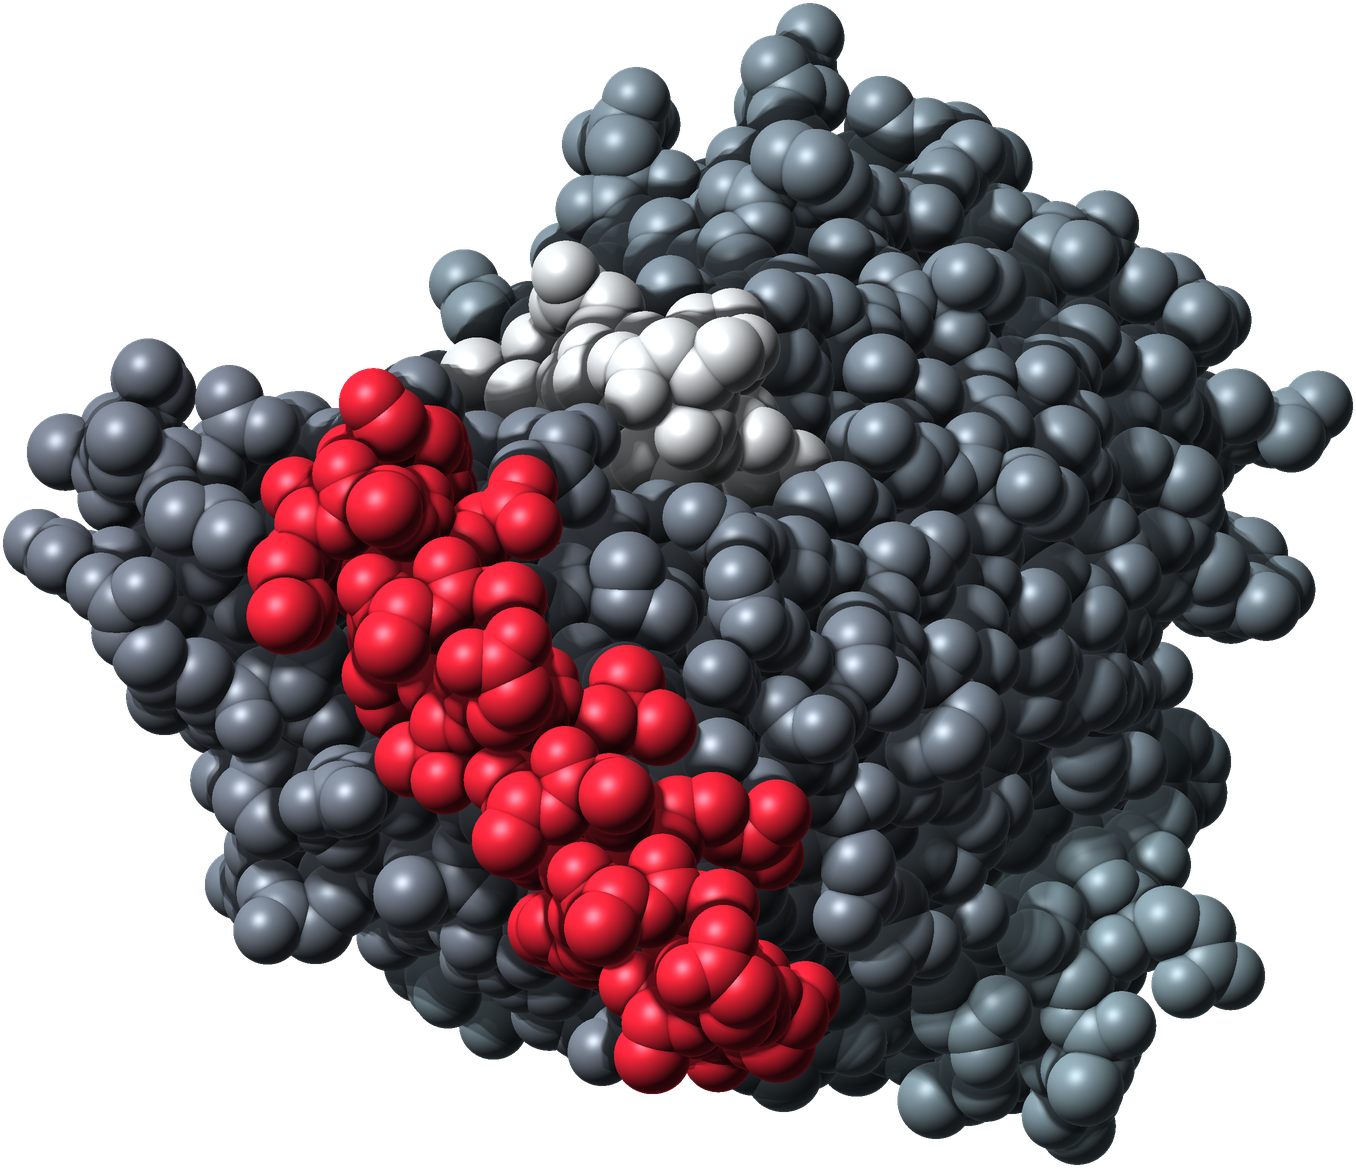

This chart was generated by the following Python code:
#!/usr/bin/env python3
"""StemSynergy hero: space-filling model of beta-catenin (armadillo repeats) bound to BCL9 and TCF4, PDB 2GL7 (Sampietro et al. 2006). Adapted from gammabiotherapeutics/ab.py.
Old doc: Gamma hero: space-filling model of an intact IgG antibody (PDB 1IGT, the first intact-antibody crystal structure); light chains in the logo cyan, heavy chains periwinkle-to-violet, glycans pale lilac. Adapted from cloverleafbio/trna.py.
Render the hero: a space-filling model of a real tRNA (yeast tRNA-Phe, PDB 1EHZ, 1.93 A crystal structure),
shaded like a material model (Lambert + rim + specular + depth-based ambient occlusion), backbone in Cloverleaf amber,
bases in ember, on transparent ground. Output: ab.png (RGBA)."""
import numpy as np, pathlib, sys
from PIL import Image, ImageFilter
def _box(a,r,ax):
    a=np.moveaxis(a,ax,0);p=np.concatenate([np.repeat(a[:1],r+1,0),a,np.repeat(a[-1:],r,0)]);c=np.cumsum(p,0)
    return np.moveaxis((c[2*r+1:]-c[:-2*r-1])/(2*r+1),0,ax)
def gaussian_filter(a,s):
    r=max(1,int(s*0.9))
    for _ in range(3): a=_box(_box(a,r,0),r,1)
    return a
H = pathlib.Path(__file__).resolve().parent
R = {'C':1.70,'N':1.55,'O':1.52,'P':1.80,'S':1.80}
xyz=[];el=[];bb=[];res=[];ch=[]
for l in open(H/'2gl7.pdb'):
    if l.startswith('ATOM') and l[21] in 'ABC':
        e=l[76:78].strip() or l[12:14].strip()[0]
        if e not in R: continue
        n=l[12:16].strip()
        xyz.append([float(l[30:38]),float(l[38:46]),float(l[46:54])]);el.append(e)
        bb.append(n in ('P','OP1','OP2','O5\'','C5\'','C4\'','O4\'','C3\'','O3\'','C2\'','O2\'','C1\'') )
        res.append(int(l[22:26]));ch.append(l[21] if l.startswith('ATOM') else 'G')
X=np.array(xyz);X-=X.mean(0)
# principal axes: view along the least-variance axis so the L lies flat to the camera
w,v=np.linalg.eigh(np.cov(X.T));V=v[:,::-1];P=X@V
def rot(a,ax):
    c,s=np.cos(a),np.sin(a)
    return {'x':np.array([[1,0,0],[0,c,-s],[0,s,c]]),'y':np.array([[c,0,s],[0,1,0],[-s,0,c]]),'z':np.array([[c,-s,0],[s,c,0],[0,0,1]])}[ax]
ang=[float(a) for a in (sys.argv[1:4] if len(sys.argv)>3 else (0.35,0.3,-0.6))]
P=P@rot(ang[0],'x').T@rot(ang[1],'y').T@rot(ang[2],'z').T
S=int(sys.argv[4]) if len(sys.argv)>4 else 1800
rad=np.array([R[e] for e in el])
lo=(P[:,:2]-rad[:,None]).min(0);hi=(P[:,:2]+rad[:,None]).max(0)
sc=S*0.9/(hi-lo).max();off=np.array([S,S])/2-(lo+hi)/2*sc
Z=np.full((S,S),-1e9);N=np.zeros((S,S,3));ID=np.full((S,S),-1)
for i in np.argsort(P[:,2]):
    cx,cy=P[i,:2]*sc+off;cy=S-cy;r=rad[i]*sc
    x0,x1=int(max(cx-r,0)),int(min(cx+r+1,S));y0,y1=int(max(cy-r,0)),int(min(cy+r+1,S))
    yy,xx=np.mgrid[y0:y1,x0:x1];dx=(xx+.5-cx)/r;dy=(yy+.5-cy)/r;d2=dx*dx+dy*dy;m=d2<1
    dz=np.sqrt(np.clip(1-d2,0,1));z=P[i,2]*sc+dz*r
    sub=Z[y0:y1,x0:x1];upd=m&(z>sub)
    sub[upd]=z[upd];N[y0:y1,x0:x1][upd]=np.stack([dx,-dy,dz],-1)[upd];ID[y0:y1,x0:x1][upd]=i
mask=ID>=0
# ambient occlusion from the depth buffer: compare to blurred depth at several radii
Zf=np.where(mask,Z,Z[mask].min()-40*sc/10)
ao=np.zeros_like(Z)
for rr in (6,14,30,60):
    b=gaussian_filter(Zf,rr)
    ao+=np.clip((b-Zf)/(rr*1.6),0,1)
ao=np.clip(1-ao/2.2,0,1)
L=np.array([-.45,.55,.7]);L/=np.linalg.norm(L)
lam=np.clip((N*L).sum(-1),0,1)
Hh=L+np.array([0,0,1]);Hh/=np.linalg.norm(Hh);spec=np.clip((N*Hh).sum(-1),0,1)**38
rim=(1-np.clip(N[...,2],0,1))**3
BB=np.array(bb);E=np.array(el)
CH=np.array(ch);RS=np.array(res)
steel=np.array([172,204,216])/255;graph=np.array([112,120,134])/255;red=np.array([236,36,56])/255;pale=np.array([226,230,232])/255
# beta-catenin armadillo repeats: graphite (N-term) to steel blue (C-term), like the logo grey and the site's steel band
f=np.clip((RS-138)/(686-138),0,1)[:,None]
base_col=graph*(1-f)+steel*f
base_col=np.where((CH=='C')[:,None],red,base_col)   # BCL9 helix: the contact SSTB-178 is designed to break
base_col=np.where((CH=='B')[:,None],pale,base_col)  # TCF4
col=base_col[np.clip(ID,0,None)]
# depth fog: far parts sink toward the ink
zn=(Z-Z[mask].min())/(Z[mask].max()-Z[mask].min()+1e-6);zn=np.where(mask,zn,0)
ink=np.array([14,17,20])/255
shade=(0.10+0.80*lam*(0.55+0.45*ao))[...,None]*col*(0.55+0.45*ao[...,None])
shade+=spec[...,None]*0.30*ao[...,None]+rim[...,None]*col*0.22
shade=shade*(0.62+0.38*zn[...,None])+ink*(1-(0.62+0.38*zn[...,None]))*0.6
img=np.clip(shade*1.42,0,1)
A=mask.astype(np.float32)
rgba=np.dstack([img*255,A*255]).astype(np.uint8)
im=Image.fromarray(rgba,'RGBA')
# supersampled: downsample for anti-aliasing
im=im.resize((S//2,S//2),Image.LANCZOS)
bbx=im.getbbox();im=im.crop(bbx)
im.save(H/'bc.png');print(im.size,X.shape)
